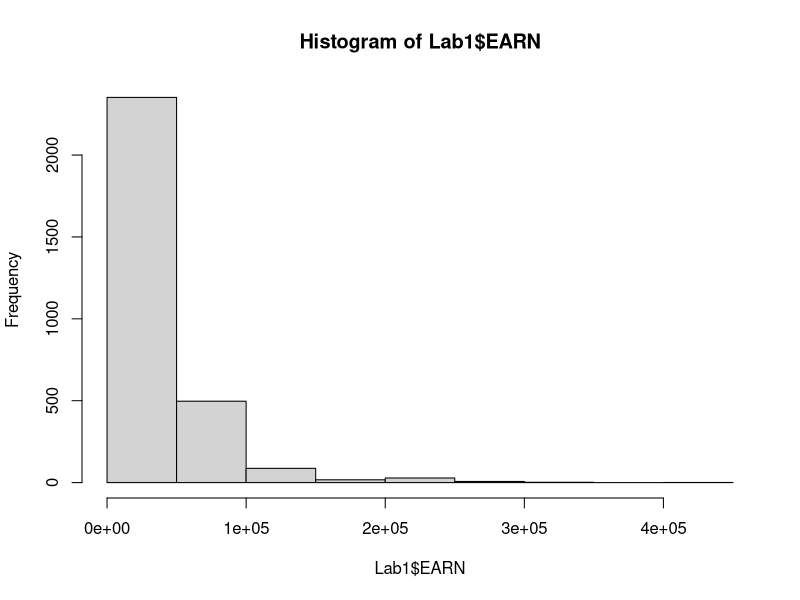
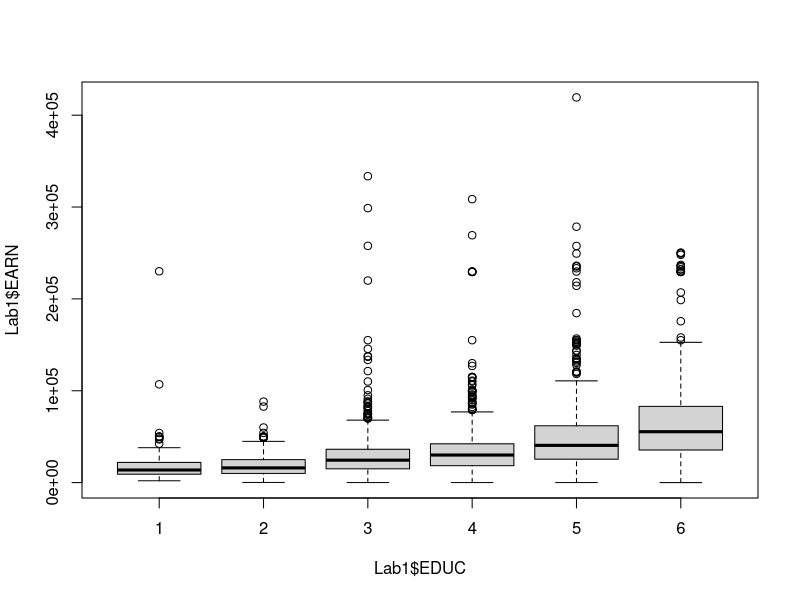
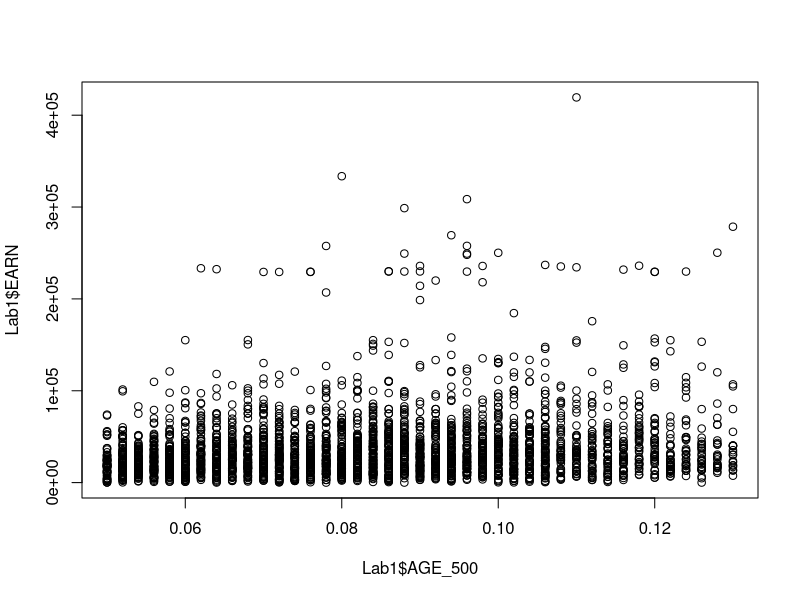

The R source for these figures, in order:
#import the data to the program
Lab1 <- read.csv(file="Lab1.csv", header= TRUE)

#display the statistics for the variable EARN
summary(Lab1$EARN)

#set table.jobClass to the frequency table of Job.class
table.jobClass <- table(Lab1$Job.class)
#display table.jobClass
table.jobClass

#set ftableEDUCGenJob to the table of EDUC, Gender, Job.class
ftableEDUCGenJob <- ftable(Lab1$EDUC, Lab1$Gender, Lab1$Job.class)
#get the proportion table of the ftableEDUCGenJob
prop.table(ftableEDUCGenJob)

#set histEarn to a histogram of the variable EARN
histEarn <- hist(Lab1$EARN)
#display histEarn
histEarn

#set boxplotEarnByEDUC to boxplot of the variable EARN by EDUC
boxplotEarnByEDUC <- boxplot(Lab1$EARN~Lab1$EDUC)
#display boxplotEarnByEDUC
boxplotEarnByEDUC

#create new variable AGE_500 to AGE divided by 500
Lab1$AGE_500 = Lab1$AGE/500

#scatterplot AGE_500 on the x-axis and EARN on the Y axis
plot(Lab1$AGE_500, Lab1$EARN)
